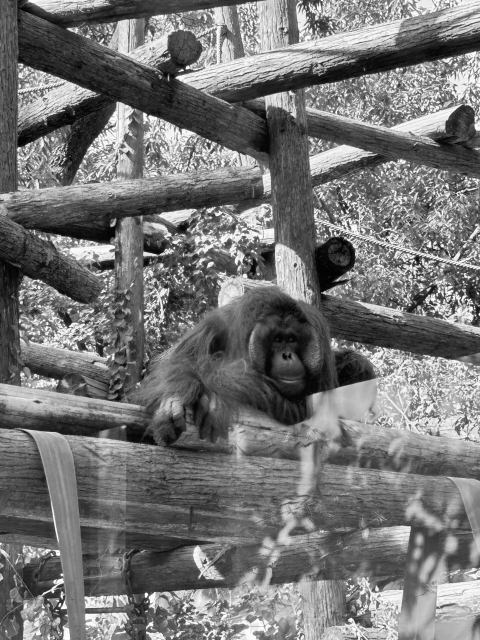
#> input picture first_project/I1_gray.jpeg, 960 x 1280 px (shown at 1/2 size)
$ python replace1.py
#> lines starting #> are read from the running program, lines starting #| are printed output that depends on the picture; after the words box and inside, x2 and y2 are one past the last pixel; in counts of white or black regions, pixels touching at a corner belong together
import cv2
import numpy as np

# 读取I1（灰度图）和I2（二值图）
I1 = cv2.imread("I1_gray.jpeg", cv2.IMREAD_GRAYSCALE)
#> I1 is the input picture: shape (1280, 960); min 0, max 255, mean 116.5
I2 = cv2.imread("I2_binary.jpg", cv2.IMREAD_GRAYSCALE)
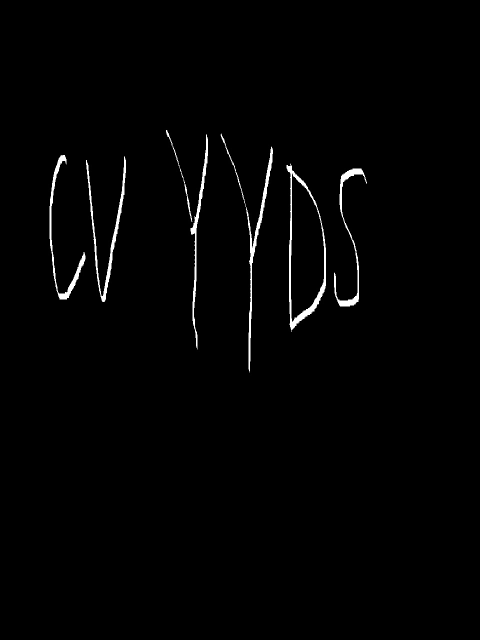
#> input picture first_project/I2_binary.jpg, 960 x 1280 px (shown at 1/2 size)
#> I2 is the input picture: shape (1280, 960); min 0, max 255, mean 3.3

# 确保I2与I1分辨率相同，并转为二值掩码（0或1）
I2 = cv2.resize(I2, (I1.shape[1], I1.shape[0]))
_, I2_bin = cv2.threshold(I2, 128, 1, cv2.THRESH_BINARY)  # 二值化为0/1
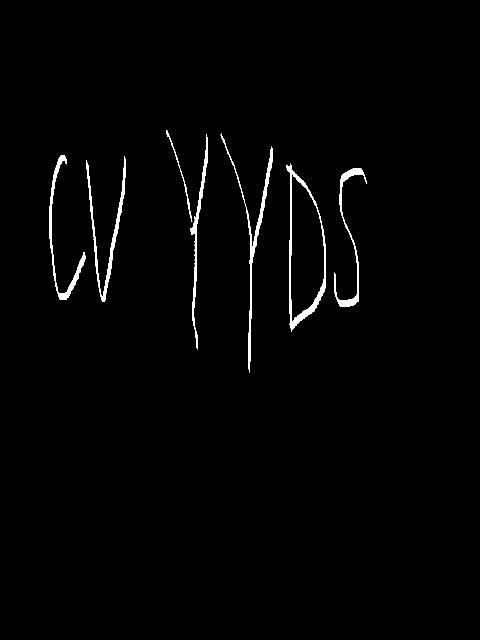
#> I2_bin: shape (1280, 960) (shown at 1/2 size); values 0 (black) and 1 (white), 1.3% white; 7 white regions, largest, box (x1, y1, x2, y2) and area: (573, 327, 652, 664) 3396, (441, 267, 546, 745) 2867, (172, 313, 252, 604) 2660

# 为每个位平面生成替换后的图像
for bit in range(1, 9):
    bit_pos = bit - 1  # 位平面位置（从0开始计数）
    # 构建清零当前位的掩码，避免负数产生
    mask = np.uint8(255 - (1 << bit_pos))
    cleared = I1 & mask     # 清除原图的当前位
    new_bits = I2_bin << bit_pos  # 将二值图左移到目标位
    replaced = cleared | new_bits # 合并生成新图像
    cv2.imwrite(f"L{bit}_replaced.jpg", replaced)
